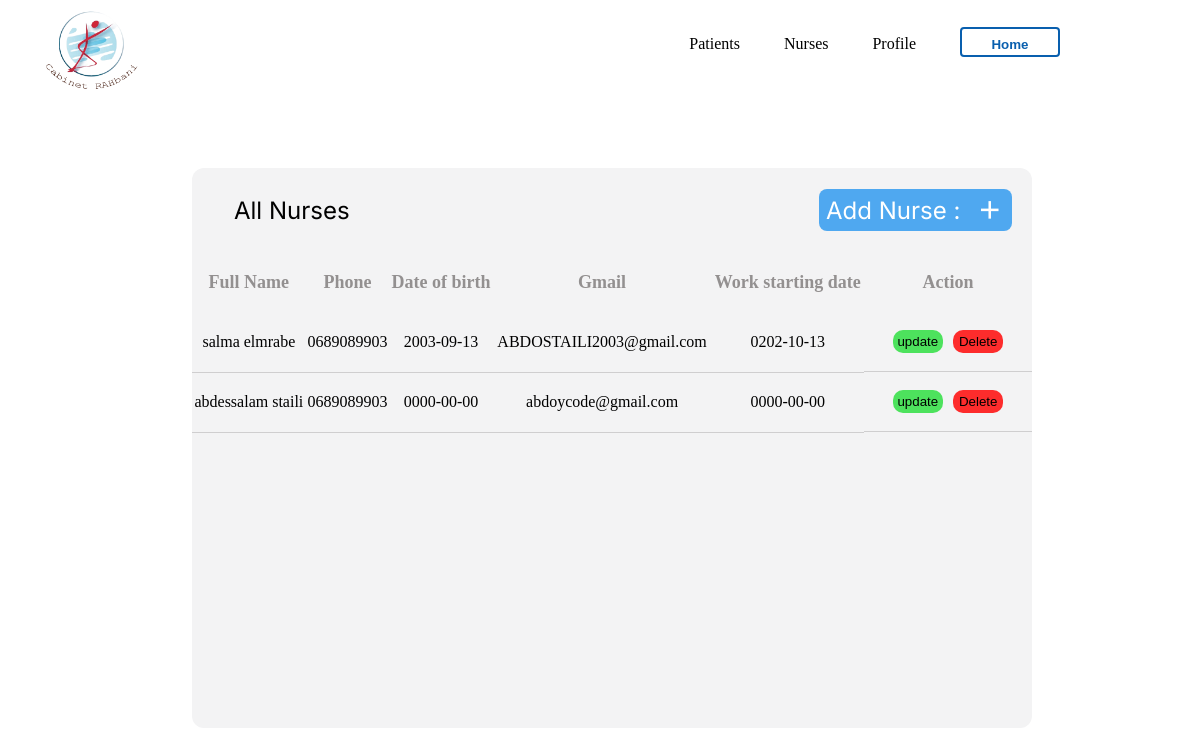
Screenshot of /Nurese/firmier.php with the database file from the repository.
### tables this page shows
CREATE TABLE `infirmieres` (
  `id` int(11) NOT NULL,
  `nom` varchar(255) NOT NULL,
  `Prenom` varchar(255) NOT NULL,
  `date_naissance` date NOT NULL,
  `Gmail` varchar(255) NOT NULL,
  `NM` int(255) NOT NULL,
  `WorkStarting` date NOT NULL
);

### Nurese/firmier.php (the view, shortened to what this page needs)
<!DOCTYPE html>
<html lang="en">
<head>
    <link rel="stylesheet" href="./firmier.css">
    <link href='https://unpkg.com/boxicons@2.1.1/css/boxicons.min.css' rel='stylesheet'>
    <link rel="stylesheet" href="../nav_bar_P_N_PR/nav_bar.css">
</head>
<?php include '../Parofil_docteur/connection.php'; ?>
<?php
$sql = ' SELECT * FROM infirmieres ';
$result = mysqli_query($conn, $sql);
$infirmieres = mysqli_fetch_all($result, MYSQLI_ASSOC);
?>
<body>
    <header class="header_doc">
        <div class="nav-bar">
            <img src="../index/logo.png" class="logo" />
            <ul class="menu">
                <li id="hh"><a href="#review">Patients</a></li>
                <li id="hh"><a href="#about">Nurses</a></li>
                <li class="active" id="hh"><a href="../Parofil_docteur/profil.php">Profile</a></li>
                <li>
                    <a href="../index/index1.html"> <button class="hoo" type="button">Home</button></a>
                </li>
            </ul>
        </div>
    </header>
    <main class="gestion_P">
        <div class="header_T">
            <div class="all">All Nurses</div>
            <div class="ajouter">
                <div class="add">Add Nurse :</div>
                <i class='bx bx-plus'></i>
            </div>
        </div>
        <div class="scroll">
            <table class="hi">
                <tr class="HEADER">
                    <th>Full Name</th>
                    <th>Phone </th>
                    <th>Date of birth</th>
                    <th>Gmail</th>
                    <th>Work starting date</th>
                    <th class="action_D">Action</th>
                </tr>
                <tbody>
                    <?php foreach ($infirmieres as $infirmiere) { ?>
                        <tr>
                            <td class="a"><?php echo $infirmiere["nom"] . " " . $infirmiere["Prenom"]  ?></td>
                            <td class="b"><?php echo "0" . $infirmiere["NM"]  ?></td>
                            <td class="c"><?php echo $infirmiere["date_naissance"] ?></td>
                            <td class="d"><?php echo $infirmiere["Gmail"]  ?></td>
                            <td class="e"><?php echo $infirmiere["WorkStarting"]  ?></td>
                            <td class="action_BOttonat">
                                <form action="" method="post">
                                    <input type="button" class="but1" name="modifier" value="update"></input>
                                    <input type="submit" class="but2" name="delete" value="Delete"></input>
                                </form>
                            </td>
                        </tr>
                    <?php } ?>
                </tbody>
            </table>
        </div>
    </main>
</body>
</html>

### Nurese/firmier.css (style rules this page uses)
* { padding: 0; margin: 0; -webkit-box-sizing: border-box; box-sizing: border-box; }
.gestion_P { background-color: #f3f3f4; position: absolute; top: 21%; left: 16%; width: 70vw; height: 70vh; border-radius: 12px; }
.header_T { border-top-left-radius: 12px; border-top-right-radius: 12px; display: -webkit-box; display: -ms-flexbox; display: flex; -webkit-box-pack: justify; -ms-flex-pack: justify; justify-content: space-between; -webkit-box-align: center; -ms-flex-align: center; align-items: center; width: 100%; height: 15%; }
.ajouter { display: -webkit-box; display: -ms-flexbox; display: flex; width: 23%; height: 50%; -ms-flex-pack: distribute; justify-content: space-around; -webkit-box-align: center; -ms-flex-align: center; align-items: center; font-size: 24px; background-color: #4fa8f0; border-radius: 8px; margin: 0px 20px; font-family: "inter", sans-serif; color: white; cursor: pointer; }
.ajouter i { font-size: 30px; }
.all { font-size: 24px; font-family: "inter", sans-serif; padding-left: 5%; }
.scroll { width: 100%; height: 85%; overflow-y: scroll²; }
table { width: 100%; border-collapse: collapse; }
table th { color: #939090; font-size: 18px; height: 60px; }
table td { text-align: center; height: 60px; border-bottom: 1px solid rgba(188, 186, 186, 0.64); }
.HEADER { width: 100%; }
.action_D { width: 20%; }
.action_BOttonat { display: -webkit-box; display: -ms-flexbox; display: flex; -webkit-box-pack: center; -ms-flex-pack: center; justify-content: center; gap: 10px; -webkit-box-align: center; -ms-flex-align: center; align-items: center; }
.action_BOttonat form { width: 100%; height: 100%; display: -webkit-box; display: -ms-flexbox; display: flex; gap: 10px; -webkit-box-pack: center; -ms-flex-pack: center; justify-content: center; -webkit-box-align: center; -ms-flex-align: center; align-items: center; }
.action_BOttonat input { width: 30%; height: 40%; border: none; border-radius: 10px; }
.but1 { background-color: rgba(14, 221, 35, 0.72); width: 40%; height: 40%; border: none; border-radius: 8px; }
.but2 { background-color: rgba(254, 23, 23, 0.9); width: 40%; height: 40%; border: none; border-radius: 8px; }

### nav_bar_P_N_PR/nav_bar.css (style rules this page uses)
.header_doc { width: 100%; height: 17%; margin-top: -3%; position: fixed; }
.header_doc .nav-bar { width: 100%; height: 17%; position: fixed; padding: 35px 0; display: -webkit-box; display: -ms-flexbox; display: flex; -webkit-box-align: center; -ms-flex-align: center; align-items: center; -webkit-box-pack: justify; -ms-flex-pack: justify; justify-content: space-between; background: #fff; z-index: 10; }
.header_doc .logo { width: 180px; margin-left: 3px; margin-top: 3%; }
.header_doc .menu { display: block; list-style-type: disc; -webkit-margin-before: 1em; margin-block-start: 1em; -webkit-margin-after: 1em; margin-block-end: 1em; -webkit-margin-start: 0px; margin-inline-start: 0px; -webkit-margin-end: 0px; margin-inline-end: 0px; -webkit-padding-start: 40px; padding-inline-start: 40px; margin-right: 10%; margin-top: 3%; gap: 20px; }
.header_doc .nav-bar ul #hh::after { content: ""; height: 2px; width: 0; background: #17076d; position: absolute; bottom: -5px; left: 0; -webkit-transition: 0.5s; transition: 0.5s; }
.header_doc ul li { display: inline-block; list-style: none; margin: 0 20px; position: relative; }
.header_doc ul li a { text-decoration: none; color: black; }
.header_doc .hoo { cursor: pointer; width: 100px; height: 30px; background-color: transparent; border-radius: 4px; border: 2px solid #095fae; color: #095fae; font-weight: bold; padding: 4% 0 0 0; }

### rows the page displays
infirmieres: nom "salma", Prenom "elmrabe", NM "689089903", date_naissance "2003-09-13", Gmail "ABDOSTAILI2003@gmail.com", WorkStarting "0202-10-13"
infirmieres: nom "abdessalam", Prenom "staili", NM "689089903", date_naissance "0000-00-00", Gmail "abdoycode@gmail.com", WorkStarting "0000-00-00"
